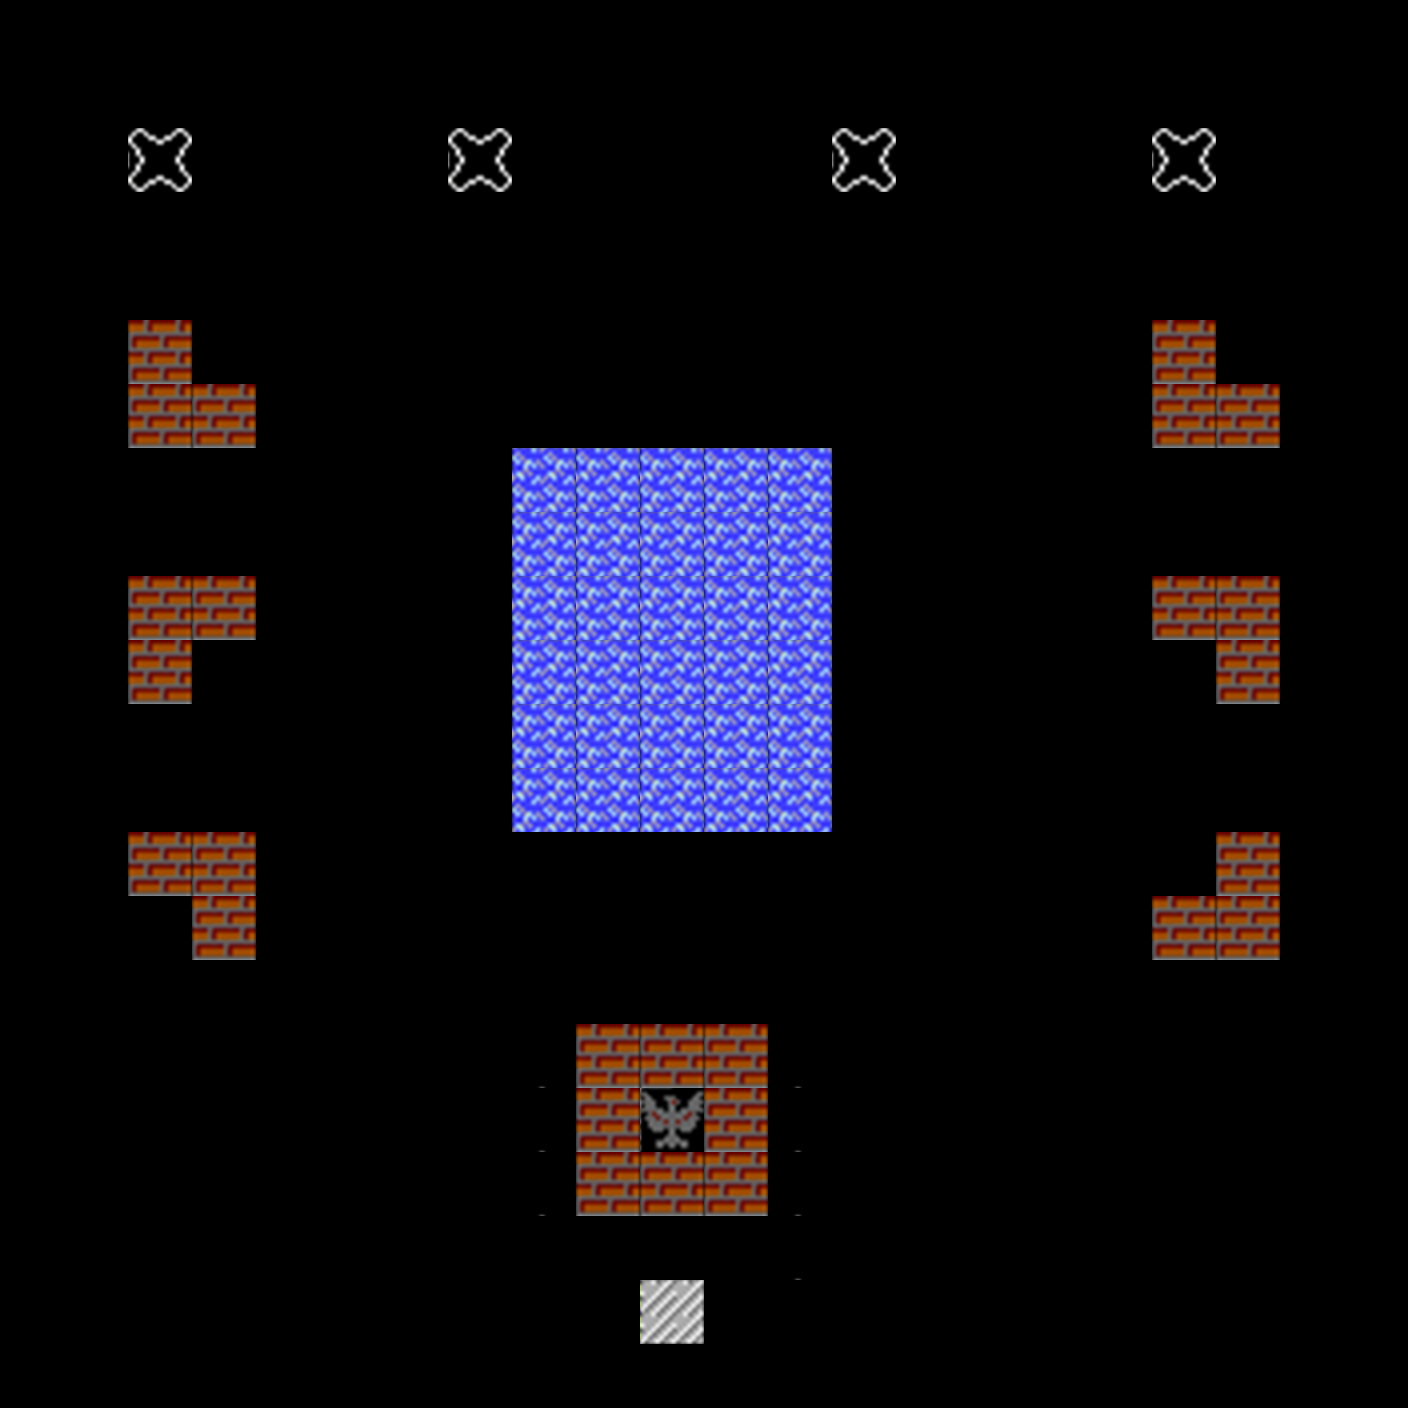

A level layout from a 2D game, rendered from its tile map. Below: a short description, then the map file with its tile-grid data intact:
An orthogonal 22x22 tile map with 64x64 px tiles, 1 tile layer (1 layout).

<map version="1.10" tiledversion="1.11.2" orientation="orthogonal" renderorder="right-down" width="22" height="22" tilewidth="64" tileheight="64" infinite="0" nextlayerid="2" nextobjectid="1">
 <tileset firstgid="1" source="textures_2.tsx" />
 <layer id="1" name="1 layout" width="22" height="22">
  <data encoding="csv">
120,120,120,120,120,120,120,120,120,120,120,120,120,120,120,120,120,120,120,120,120,120,
120,120,120,120,120,120,120,120,120,120,120,120,120,120,120,120,120,120,120,120,120,120,
120,120,243,120,120,120,120,243,120,120,120,120,120,243,120,120,120,120,243,120,120,120,
120,120,120,120,120,120,120,120,120,120,120,120,120,120,120,120,120,120,120,120,120,120,
120,120,120,120,120,120,120,120,120,120,120,120,120,120,120,120,120,120,120,120,120,120,
120,120,17,120,120,120,120,120,120,120,120,120,120,120,120,120,120,120,17,120,120,120,
120,120,17,17,120,120,120,120,120,120,120,120,120,120,120,120,120,120,17,17,120,120,
120,120,120,120,120,120,120,120,67,67,67,67,67,120,120,120,120,120,120,120,120,120,
120,120,120,120,120,120,120,120,67,67,67,67,67,120,120,120,120,120,120,120,120,120,
120,120,17,17,120,120,120,120,67,67,67,67,67,120,120,120,120,120,17,17,120,120,
120,120,17,120,120,120,120,120,67,67,67,67,67,120,120,120,120,120,120,17,120,120,
120,120,120,120,120,120,120,120,67,67,67,67,67,120,120,120,120,120,120,120,120,120,
120,120,120,120,120,120,120,120,67,67,67,67,67,120,120,120,120,120,120,120,120,120,
120,120,17,17,120,120,120,120,120,120,120,120,120,120,120,120,120,120,120,17,120,120,
120,120,120,17,120,120,120,120,120,120,120,120,120,120,120,120,120,120,17,17,120,120,
120,120,120,120,120,120,120,120,120,120,120,120,120,120,120,120,120,120,120,120,120,120,
120,120,120,120,120,120,120,120,145,17,17,17,145,120,120,120,120,120,120,120,120,120,
120,120,120,120,120,120,120,120,145,17,70,17,145,120,120,120,120,120,120,120,120,120,
120,120,120,120,120,120,120,120,145,17,17,17,145,120,120,120,120,120,120,120,120,120,
120,120,120,120,120,120,120,120,120,120,120,120,145,120,120,120,120,120,120,120,120,120,
120,120,120,120,120,120,120,120,120,121,69,120,120,120,120,120,120,120,120,120,120,120,
120,120,120,120,120,120,120,120,120,120,120,120,120,120,120,120,120,120,120,120,120,120
</data>
 </layer>
</map>